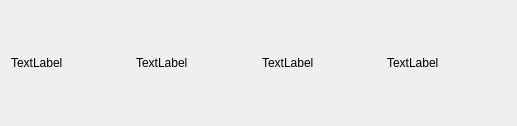
<?xml version="1.0" encoding="UTF-8"?>
<ui version="4.0">
 <class>Form</class>
 <widget class="QWidget" name="Form">
  <property name="geometry">
   <rect>
    <x>0</x>
    <y>0</y>
    <width>517</width>
    <height>126</height>
   </rect>
  </property>
  <property name="windowTitle">
   <string>Form</string>
  </property>
  <layout class="QVBoxLayout" name="verticalLayout">
   <item>
    <layout class="QHBoxLayout" name="horizontalLayout">
     <item>
      <widget class="QLabel" name="label_image">
       <property name="text">
        <string>TextLabel</string>
       </property>
      </widget>
     </item>
     <item>
      <widget class="QLabel" name="label_description">
       <property name="text">
        <string>TextLabel</string>
       </property>
      </widget>
     </item>
     <item>
      <widget class="QLabel" name="label_price">
       <property name="text">
        <string>TextLabel</string>
       </property>
      </widget>
     </item>
     <item>
      <widget class="QLabel" name="label">
       <property name="text">
        <string>TextLabel</string>
       </property>
      </widget>
     </item>
    </layout>
   </item>
  </layout>
 </widget>
 <resources/>
 <connections/>
</ui>
